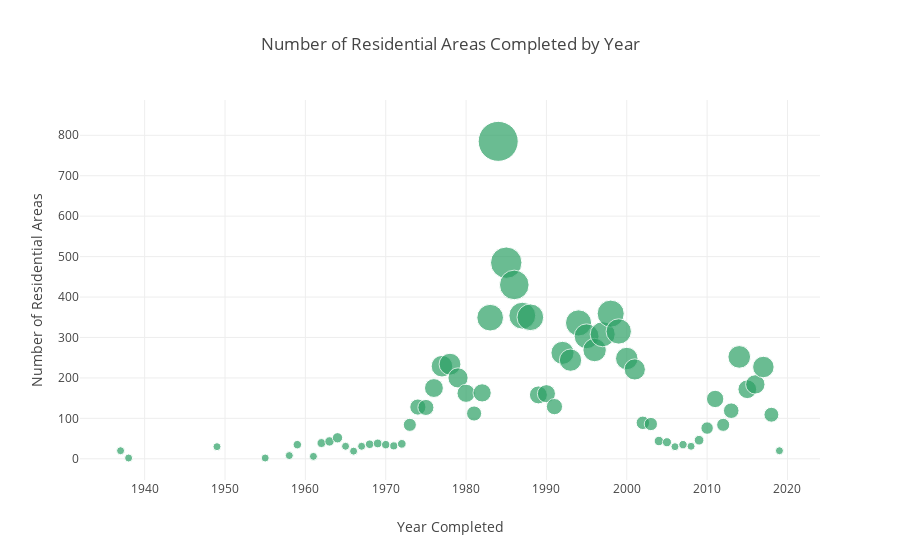

The notebook cell saved with this chart:
### Code cell
trace0 = go.Scatter(
    x = red_area_by_year__gb['year_completed'],
    y = red_area_by_year__gb['Address'],
    mode = 'markers',
    marker=dict(
        size= red_area_by_year__gb['Address'],
        sizemode='area',
        sizeref=2.*max(red_area_by_year__gb['Address'])/(40.**2),
        sizemin=4,
        color = 'rgb(44, 160, 101)'
    )
)

data = [trace0]

layout = dict(title = 'Number of Residential Areas Completed by Year',
              yaxis = dict(zeroline = False, title = "Number of Residential Areas"),
              xaxis = dict(zeroline = False, title = "Year Completed")
             )

fig = dict(data=data, layout=layout)
iplot(fig, filename='bubblechart-size-ref')

### Figure 1 — Plotly figure (JSON) as saved in the notebook; plotly's stock layout.template omitted (floating-point values rounded to 4 significant figures)
{"data": [{"marker": {"color": "rgb(44, 160, 101)", "size": [20, 2, 30, 2, 8, 35, 6, 39, 43, 52, 31, 19, 31, 36, 38, 35, 32, 37, 84, 128, 127, 175, 229, 234, 200, 162, 112, 163, 349, 785, 485, 430, 354, 350, 158, 161, 129, 262, 244, 336, 303, 269, 308, 359, 315, 248, 221, 89, 86, 44, 41, 30, 35, 31, 46, 76, 148, 84, 119, 252, 172, 184, 227, 109, 20], "sizemin": 4, "sizemode": "area", "sizeref": 0.9812}, "mode": "markers", "type": "scatter", "uid": "09d14587-3194-40a0-ac3a-bff830537644", "x": [1937, 1938, 1949, 1955, 1958, 1959, 1961, 1962, 1963, 1964, 1965, 1966, 1967, 1968, 1969, 1970, 1971, 1972, 1973, 1974, 1975, 1976, 1977, 1978, 1979, 1980, 1981, 1982, 1983, 1984, 1985, 1986, 1987, 1988, 1989, 1990, 1991, 1992, 1993, 1994, 1995, 1996, 1997, 1998, 1999, 2000, 2001, 2002, 2003, 2004, 2005, 2006, 2007, 2008, 2009, 2010, 2011, 2012, 2013, 2014, 2015, 2016, 2017, 2018, 2019], "y": [20, 2, 30, 2, 8, 35, 6, 39, 43, 52, 31, 19, 31, 36, 38, 35, 32, 37, 84, 128, 127, 175, 229, 234, 200, 162, 112, 163, 349, 785, 485, 430, 354, 350, 158, 161, 129, 262, 244, 336, 303, 269, 308, 359, 315, 248, 221, 89, 86, 44, 41, 30, 35, 31, 46, 76, 148, 84, 119, 252, 172, 184, 227, 109, 20]}], "layout": {"title": {"text": "Number of Residential Areas Completed by Year"}, "xaxis": {"title": {"text": "Year Completed"}, "zeroline": false}, "yaxis": {"title": {"text": "Number of Residential Areas"}, "zeroline": false}}}
